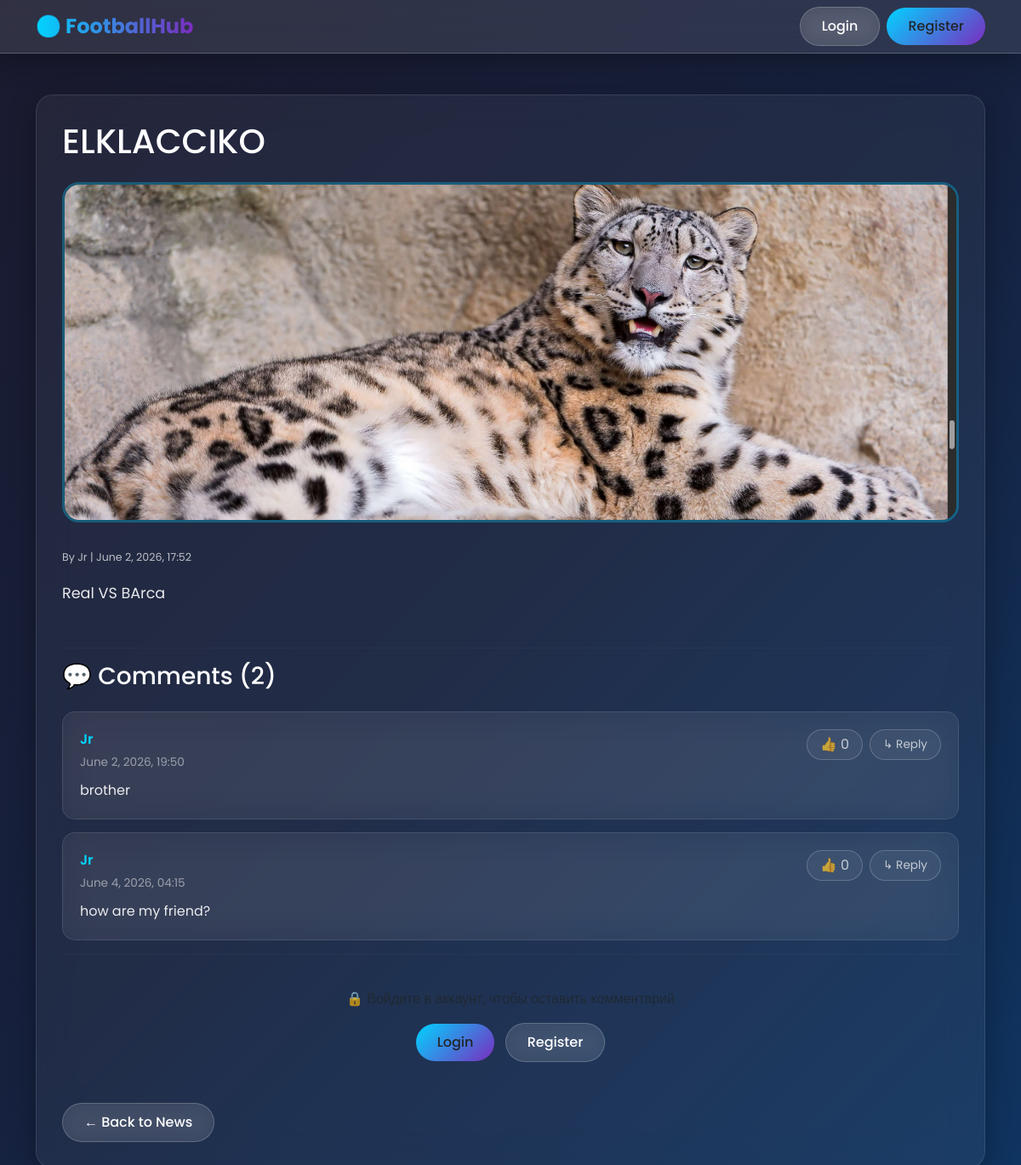
/news/1/, run on an earlier commit of the app's database.
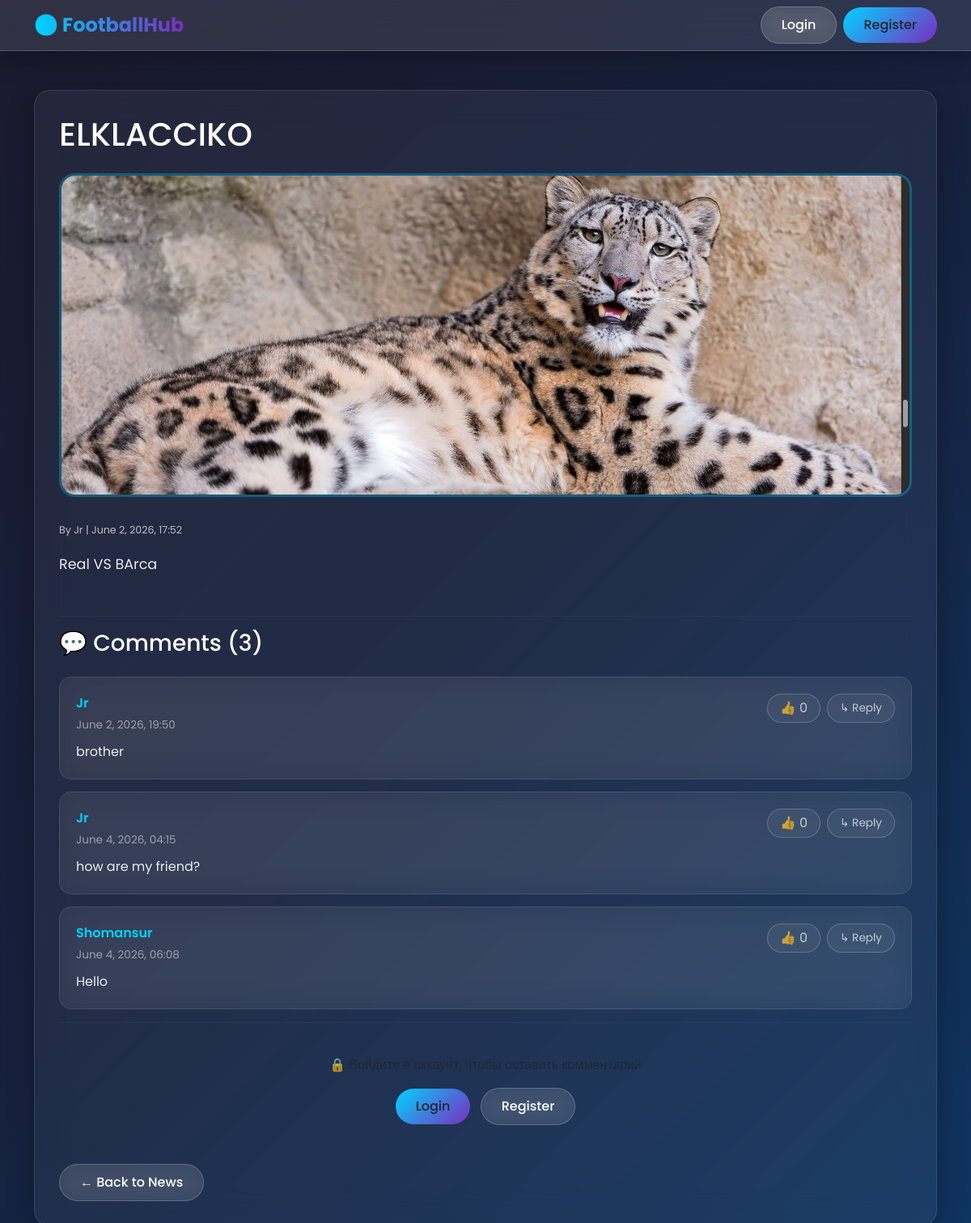
And on a later commit of the database.
### news/models.py (models this page shows, shortened)
class Comment(models.Model):
    news = models.ForeignKey(News, on_delete=models.CASCADE, related_name='comments')
    user = models.ForeignKey(User, on_delete=models.CASCADE)
    text = models.TextField()
    parent_comment = models.ForeignKey('self', on_delete=models.CASCADE, null=True, blank=True, related_name='replies')
    created_at = models.DateTimeField(auto_now_add=True)

### news/views.py (the view, shortened to what this page needs)
# urls.py: path('<int:pk>/', views.news_detail, name='news_detail'),
def news_detail(request, pk):
    news = get_object_or_404(News, pk=pk)
    comments = news.comments.filter(parent_comment=None).prefetch_related('replies__user', 'likes')
    form = CommentForm(request.POST or None)
    return render(request, 'news/news_detail.html', {
        'news': news,
        'comments': comments,
        'form': form
    })

### templates/news/news_detail.html (shortened to what this page needs)
{% extends 'base.html' %}
{% block content %}
<div class="glass-card">
    <h1 class="mb-4">{{ news.title }}</h1>
    {% if news.image %}
        <img src="{{ news.image.url }}" alt="{{ news.title }}" class="news-image">
    {% endif %}
    <div class="news-meta mb-3">
        <small>By {{ news.author.username }} | {{ news.created_at|date:"F j, Y, H:i" }}</small>
    </div>
    <div class="mb-5" style="color: rgba(255, 255, 255, 0.9); line-height: 1.8; font-size: 1.1rem;">
        {{ news.content|linebreaks }}
    </div>
    <hr style="border-color: rgba(255, 255, 255, 0.1);">
    <h3 class="mb-4">💬 Comments ({{ comments|length }})</h3>
    {% for comment in comments %}
        <div class="comment-card" id="comment-{{ comment.id }}">
            <div class="d-flex justify-content-between align-items-start">
                <div>
                    <div class="comment-author">{{ comment.user.username }}</div>
                    <div class="comment-date">{{ comment.created_at|date:"F j, Y, H:i" }}</div>
                </div>
                <div class="d-flex gap-2">
                    <a href="{% url 'like_comment' comment.id %}" class="like-btn">
                        👍 {{ comment.likes.count }}
                    </a>
                    <button class="reply-btn" onclick="showReplyForm({{ comment.id }})">↳ Reply</button>
                </div>
            </div>
            <div class="comment-text">{{ comment.text }}</div>
        </div>
    {% empty %}
        <div class="text-center text-muted py-4">
            <p>No comments yet. Be the first to comment!</p>
        </div>
    {% endfor %}
    <hr style="border-color: rgba(255, 255, 255, 0.1);">
    {% if user.is_authenticated %}
        <h3 class="mb-4">✍️ Add a Comment</h3>
        <form method="post" class="comment-form">
            {% csrf_token %}
            <div class="mb-3">
                {{ form.text }}
            </div>
            <button type="submit" class="btn btn-primary-gradient">
                Post Comment
            </button>
        </form>
    {% else %}
        <div class="text-center py-4">
            <p class="text-muted mb-3">🔒 Войдите в аккаунт, чтобы оставить комментарий</p>
            <a href="{% url 'login' %}" class="btn btn-primary-gradient me-2">Login</a>
            <a href="{% url 'register' %}" class="btn btn-glass">Register</a>
        </div>
    {% endif %}
    <div class="mt-4">
        <a href="{% url 'news_list' %}" class="btn btn-glass">
            ← Back to News
        </a>
    </div>
</div>
{% endblock %}

What changed in the data, as far as the page shows it:
added Comment: user.username "Shomansur", created_at "June 4, 2026, 06:08", likes.count "0", text "Hello"
Also different on the page:
{{ comments|length }}: "2" → "3"
